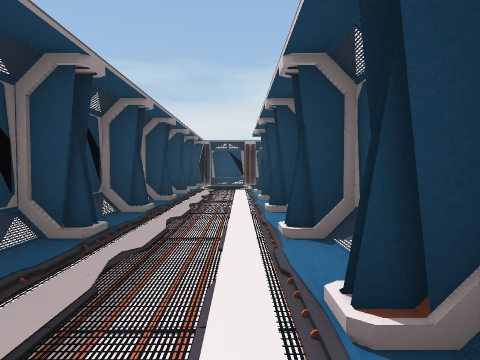
view 1 (above)

21 first-person views from a walk through a Unity game level. The camera is 1.5 m above the floor, tilts 2° down and sees 75° across. The floor is counted in squares, 2 m on a side. Each view is taken from the middle of a square. On the plan, view 1 faces up. The plan holds only what a view shows up to about 10 squares ahead; the rest is blank. The place goes on beyond the plan.

view 2
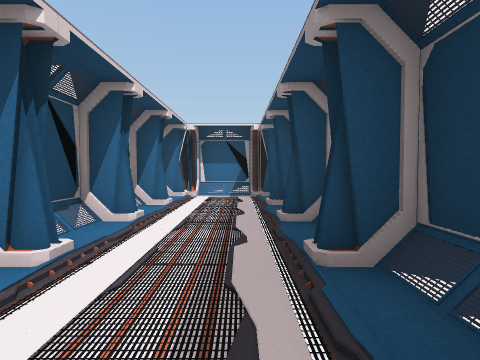

view 3
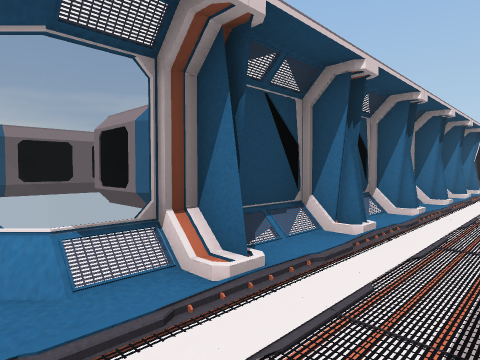

view 4
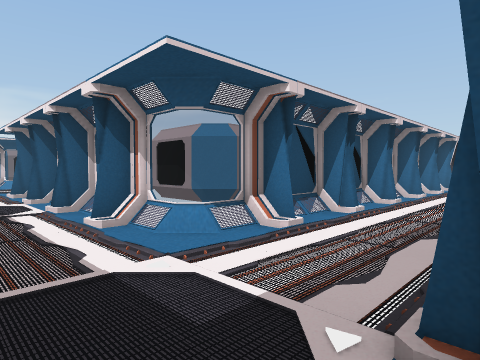

view 5
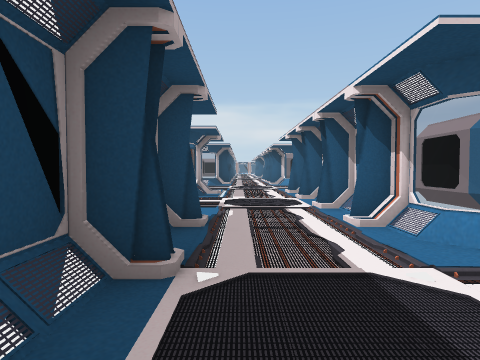

view 6
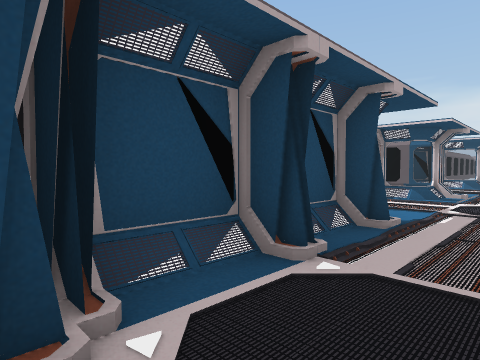

view 7
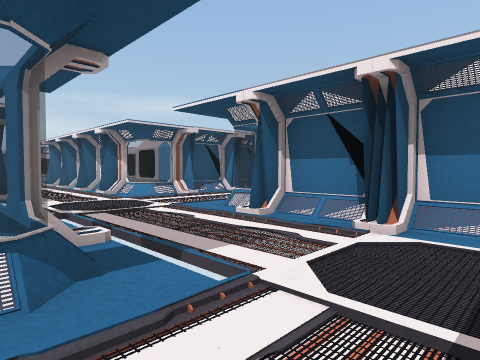

view 8
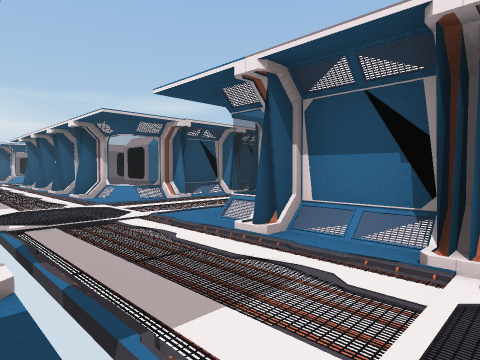

view 9
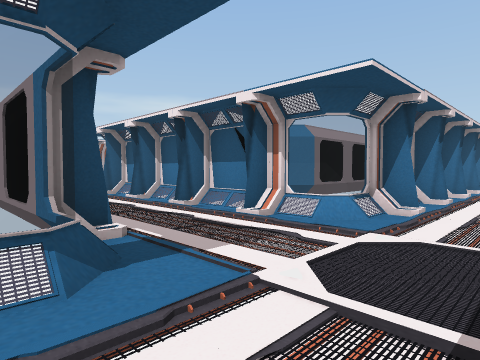

view 10
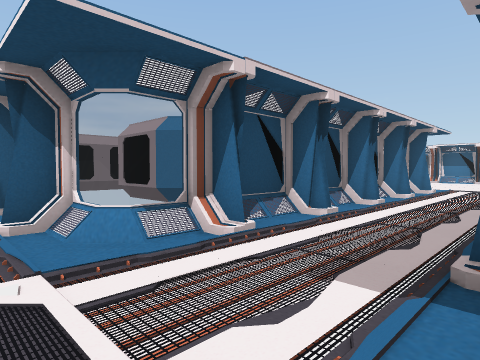

view 11
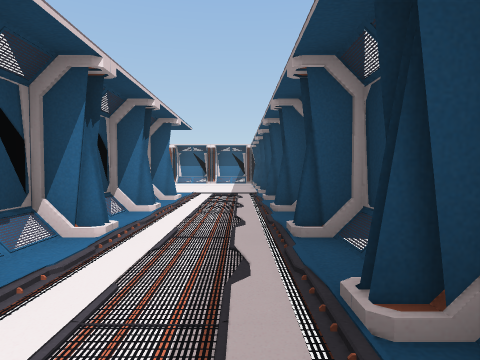

view 12
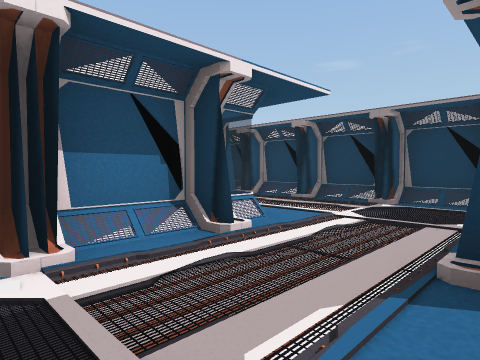

view 13
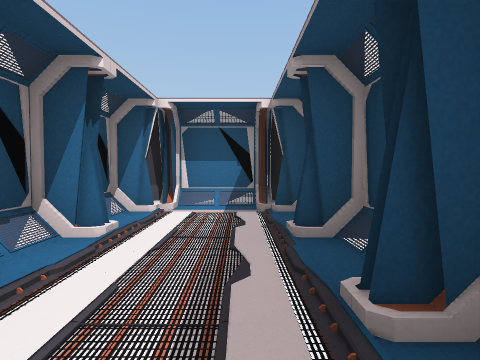

view 14
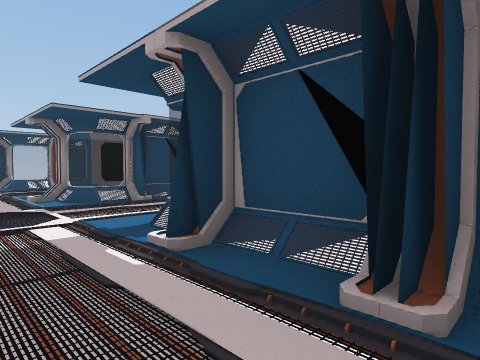

view 15
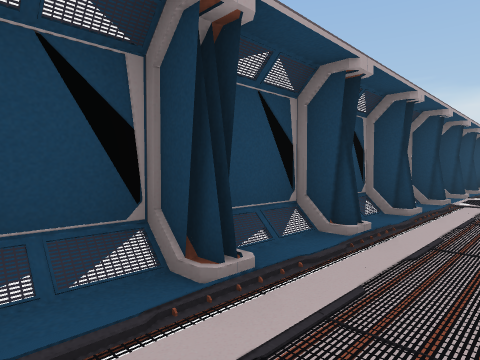

view 16
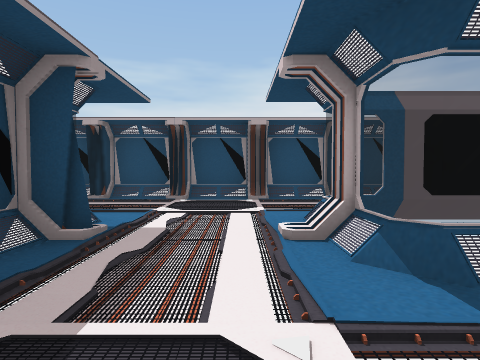

view 17
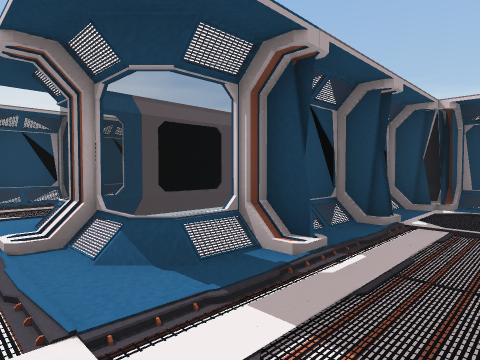

view 18
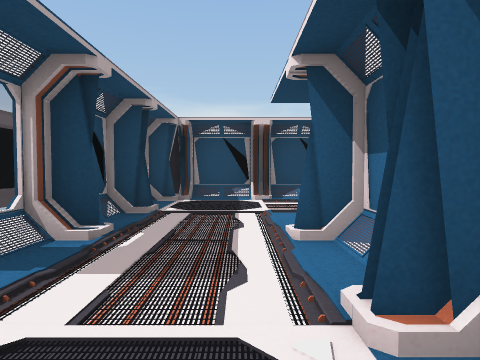

view 19
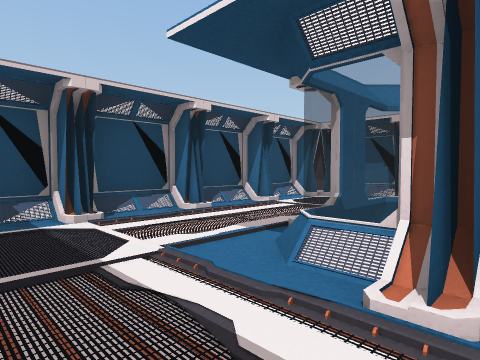

view 20
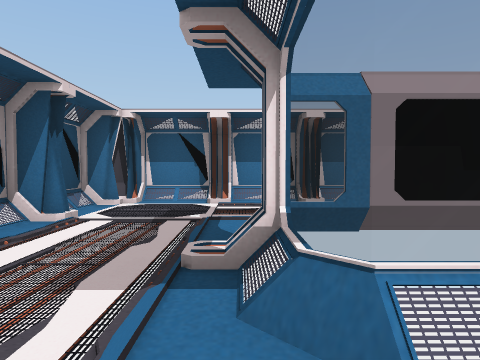

view 21
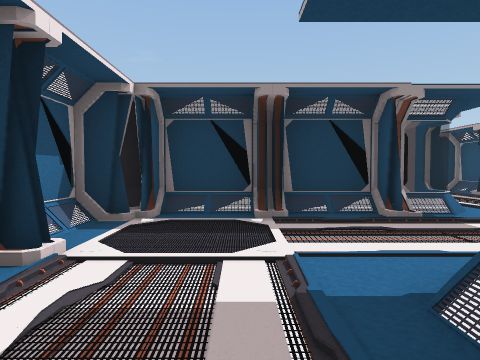

### Floor plan
Key: @ floor where view 1 was taken; # wall or solid block; . main floor; : floor 0.25 m higher than the main floor; / step, stairs or slope; = window, fence, low wall or low ledge.
Columns run from 3 left of view 1 to 32 right of it. Each row starts with its distance up from view 1.
 15  ####   ../##=../ ##############
 14 ##/:##/...=#==..//#:#:#:#:#:#:#:
 13 #/............................
 12 #/...........................
 11 ##../=#/#/##=.../=#/#/##=.../=#/#
 10 #/../###### #=../###### #=../####
  9 ##..##      ##..## #### ##..=######
  8 #/..:# #### #/..:###/:###/..//#:#:##
  7 ##..## #    ##..###/    ##........:#
  6 #/..:#      #/..:##/    #/........:#
  5 ##..##      ##..####    ##//##=...##
  4 #/..:#       /..:#       ##   #=..:#
  3 ##..##       #..##             =..##
  2 #/..:#       /..#           ##/...:#
  1 ##..##       #..               ...##
  0  /.@:#       /../              ...:#
 -1  #//##       #...           #/#/#/##
 -2  ####                       #######

Where each view was taken, in squares from view 1:
view 1: 0 up, 0 right, facing up
view 2: 8 up, 1 left, facing down
view 3: 11 up, 1 left, facing down-right
view 4: 13 up, 2 left, facing down-right
view 5: 13 up, 2 left, facing right
view 6: 12 up, 2 left, facing up-right
view 7: 15 up, 5 right, facing down-right
view 8: 14 up, 6 right, facing down-right
view 9: 15 up, 11 right, facing down-right
view 10: 12 up, 10 right, facing down-right
view 11: 9 up, 11 right, facing down
view 12: 14 up, 5 right, facing down-left
view 13: 5 up, 1 left, facing down
view 14: 12 up, 17 right, facing up-left
view 15: 12 up, 15 right, facing up-right
view 16: 6 up, 24 right, facing up
view 17: 6 up, 24 right, facing up-right
view 18: 6 up, 23 right, facing right
view 19: 7 up, 26 right, facing down-right
view 20: 6 up, 28 right, facing down
view 21: 7 up, 27 right, facing left
